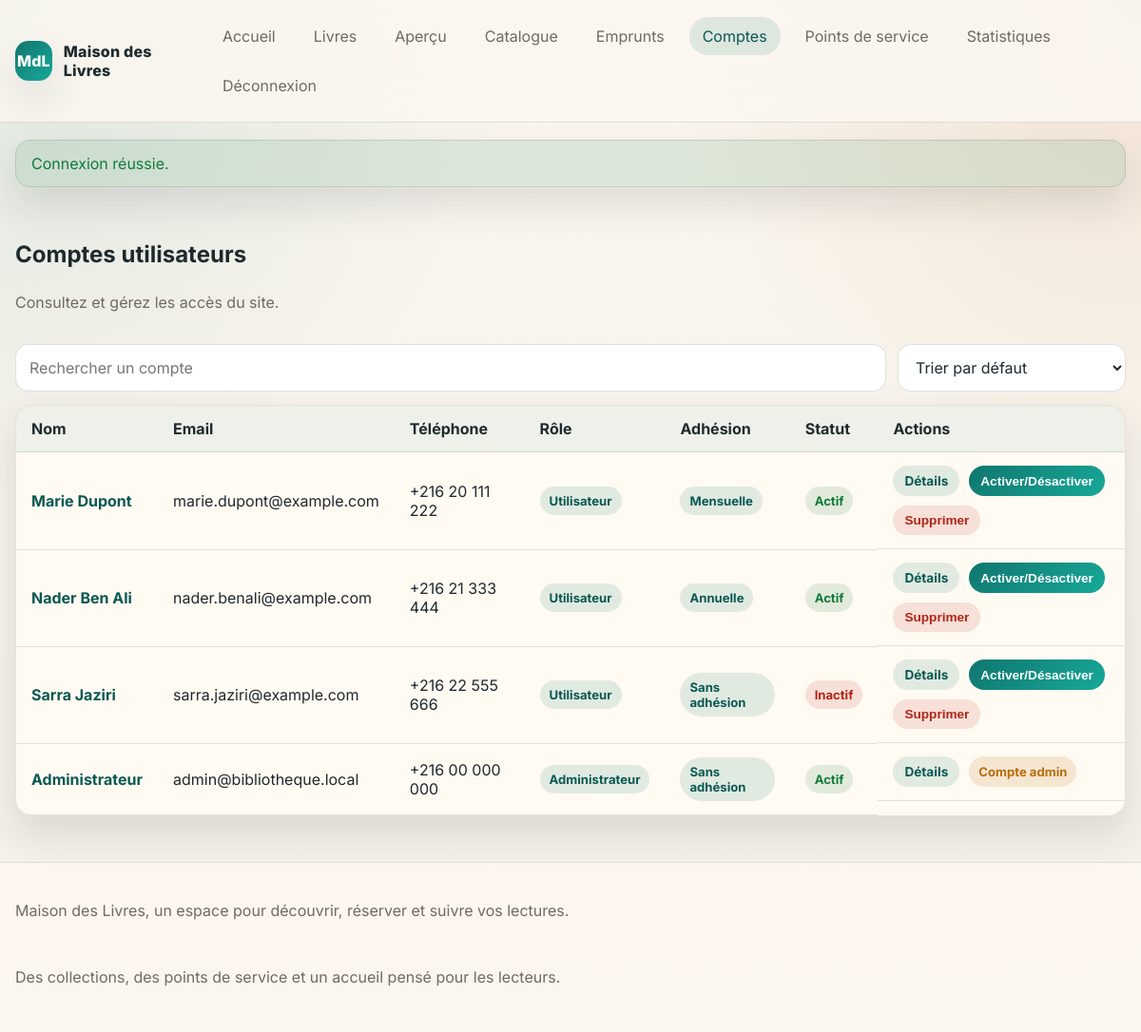
The app's page /admin-users.php (signed in) with its own data.
### tables this page shows
CREATE TABLE users (
    id INT UNSIGNED AUTO_INCREMENT PRIMARY KEY,
    full_name VARCHAR(150) NOT NULL,
    email VARCHAR(190) NOT NULL UNIQUE,
    phone VARCHAR(30) NOT NULL,
    password VARCHAR(255) NOT NULL,
    address VARCHAR(255) DEFAULT NULL,
    status ENUM('active', 'inactive') NOT NULL DEFAULT 'active',
    role ENUM('user', 'admin') NOT NULL DEFAULT 'user',
    membership_type ENUM('none', 'monthly', 'yearly') NOT NULL DEFAULT 'none',
    membership_paid_at DATE DEFAULT NULL,
    membership_expires_at DATE DEFAULT NULL,
    membership_branch_id INT UNSIGNED DEFAULT NULL,
    created_at TIMESTAMP DEFAULT CURRENT_TIMESTAMP,
    updated_at TIMESTAMP NULL DEFAULT NULL ON UPDATE CURRENT_TIMESTAMP
);

### app/config/Database.php (called while the page is built)
<?php
class Database
{
    private static ?PDO $connection = null;
    public static function getConnection(): PDO
    {
        if (self::$connection === null) {
            $host = getenv('DB_HOST') ?: 'localhost';
            $name = getenv('DB_NAME') ?: 'library_management';
            $user = getenv('DB_USER') ?: 'root';
            $pass = getenv('DB_PASS') ?: '';
            $port = getenv('DB_PORT') ?: '3306';
            $dsn = 'mysql:host=' . $host . ';port=' . $port . ';dbname=' . $name . ';charset=utf8mb4';
            self::$connection = new PDO($dsn, $user, $pass, [
                PDO::ATTR_ERRMODE => PDO::ERRMODE_EXCEPTION,
                PDO::ATTR_DEFAULT_FETCH_MODE => PDO::FETCH_ASSOC,
                PDO::ATTR_EMULATE_PREPARES => false,
            ]);
        }
        return self::$connection;
    }
}

### app/core/Model.php (called while the page is built, shortened)
<?php
abstract class Model
{
    protected PDO $db;
    public function __construct()
    {
        $this->db = Database::getConnection();
    }
    protected function execute(string $sql, array $params = []): PDOStatement
    {
        $statement = $this->db->prepare($sql);
        $statement->execute($params);
        return $statement;
    }
    protected function fetchAll(string $sql, array $params = []): array
    {
        return $this->execute($sql, $params)->fetchAll();
    }
    protected function hydrateRows(array $rows): array
    {
        $items = [];
        foreach ($rows as $row) {
            $items[] = $this->hydrateRow($row);
        }
        return $items;
    }
}

### app/models/User.php (called while the page is built, shortened)
<?php
class User extends Model
{
    private ?int $id = null;
    private string $fullName = '';
    private string $email = '';
    private string $phone = '';
    private string $status = 'active';
    private string $role = 'user';
    private string $membershipType = 'none';
    private function hydrate(array $data): void
    {
        $this->id = isset($data['id']) ? (int) $data['id'] : null;
        $this->fullName = $data['full_name'] ?? '';
        $this->email = $data['email'] ?? '';
        $this->phone = $data['phone'] ?? '';
        $this->status = $data['status'] ?? 'active';
        $this->role = $data['role'] ?? 'user';
        $this->membershipType = $data['membership_type'] ?? 'none';
    }
    public function getId(): ?int { return $this->id; }
    public function getFullName(): string { return $this->fullName; }
    public function getEmail(): string { return $this->email; }
    public function getPhone(): string { return $this->phone; }
    public function getStatus(): string { return $this->status; }
    public function getRole(): string { return $this->role; }
    public function getMembershipType(): string { return $this->membershipType; }
    protected function hydrateRow(array $row): User
    {
        return new User($row);
    }
    public function all(): array
    {
        $rows = $this->fetchAll('SELECT * FROM users ORDER BY created_at DESC');
        return $this->hydrateRows($rows);
    }
}

### app/core/helpers.php (called while the page is built, shortened)
<?php
if (!function_exists('e')) {
    function e(mixed $value): string
    {
        return htmlspecialchars((string) $value, ENT_QUOTES, 'UTF-8');
    }
}
if (!function_exists('route_map')) {
    function route_map(): array
    {
        return [
            'home' => 'home.php',
            'books' => 'books.php',
            'book' => 'book.php',
            'borrow' => 'borrow.php',
            'confirmation' => 'confirmation.php',
            'register' => 'register.php',
            'login' => 'login.php',
            'logout' => 'logout.php',
            'profile' => 'profile.php',
            'my-borrowings' => 'my-borrowings.php',
            'admin-login' => 'login.php',
            'admin-logout' => 'admin-logout.php',
            'admin-dashboard' => 'admin-dashboard.php',
            'admin-books' => 'admin-books.php',
            'admin-book-form' => 'admin-book-form.php',
            'admin-book-delete' => 'admin-book-delete.php',
            'admin-borrowings' => 'admin-borrowings.php',
            'admin-users' => 'admin-users.php',
            'admin-user-view' => 'admin-user-view.php',
            'admin-user-action' => 'admin-user-action.php',
            'admin-branches' => 'admin-branches.php',
            'admin-branch-view' => 'admin-branch-view.php',
            'admin-branch-form' => 'admin-branch-form.php',
            'admin-branch-delete' => 'admin-branch-delete.php',
            'admin-statistics' => 'admin-statistics.php',
        ];
    }
}
if (!function_exists('route_file')) {
    function route_file(string $page): string
    {
        return route_map()[$page] ?? route_map()['home'];
    }
}
if (!function_exists('url')) {
    function url(string $page, array $params = []): string
    {
        $query = $params ? '?' . http_build_query($params) : '';
        return route_file($page) . $query;
    }
}
if (!function_exists('badge_class')) {
    function badge_class(string $status): string
    {
        return match ($status) {
            'confirmed', 'active', 'available', 'returned' => 'badge-success',
            'pending' => 'badge-warning',
            'cancelled', 'inactive', 'unavailable' => 'badge-danger',
            default => 'badge-info',
        };
    }
}
if (!function_exists('status_label')) {
    function status_label(string $status): string
    {
        return match ($status) {
            'confirmed' => 'Confirmé',
            'pending' => 'En attente',
            'cancelled' => 'Annulé',
            'returned' => 'Retourné',
            'active' => 'Actif',
            'inactive' => 'Inactif',
            'available' => 'Disponible',
            'unavailable' => 'Indisponible',
            default => ucfirst($status),
        };
    }
}
if (!function_exists('role_label')) {
    function role_label(string $role): string
    {
        return match ($role) {
            'admin' => 'Administrateur',
            'user' => 'Utilisateur',
            default => ucfirst($role),
        };
    }
}
if (!function_exists('membership_label')) {
    function membership_label(string $type): string
    {
        return match ($type) {
            'monthly' => 'Mensuelle',
            'yearly' => 'Annuelle',
            'none' => 'Sans adhésion',
            default => ucfirst($type),
        };
    }
}

### public/admin-users.php (the view, shortened to what this page needs)
<?php
require_once __DIR__ . '/../app/core/helpers.php';
require_once __DIR__ . '/../app/config/Database.php';
require_once __DIR__ . '/../app/core/Model.php';
require_once __DIR__ . '/../app/models/User.php';
$users = (new User())->all();
require __DIR__ . '/partials/header.php';
?>
<section class="section">
    <div class="section-head">
        <h1>Comptes utilisateurs</h1>
        <p>Consultez et gérez les accès du site.</p>
    </div>
    <div class="table-tools" data-table-tools data-table-target="usersTable">
        <input class="form-control" type="search" placeholder="Rechercher un compte" data-table-search>
        <select class="form-control" data-table-sort>
            <option value="">Trier par défaut</option>
        </select>
    </div>
    <div class="table-responsive">
        <table class="data-table" id="usersTable">
            <thead>
                <tr>
                    <th>Nom</th>
                    <th>Email</th>
                    <th>Téléphone</th>
                    <th>Rôle</th>
                    <th>Adhésion</th>
                    <th>Statut</th>
                    <th>Actions</th>
                </tr>
            </thead>
            <tbody>
                <?php foreach ($users as $user): ?>
                    <tr
                        data-search="<?= e(strtolower($user->getFullName() . ' ' . $user->getEmail() . ' ' . $user->getPhone() . ' ' . role_label($user->getRole()) . ' ' . membership_label($user->getMembershipType()) . ' ' . status_label($user->getStatus()))) ?>"
                        data-sort-name="<?= e(strtolower($user->getFullName())) ?>"
                        data-sort-email="<?= e(strtolower($user->getEmail())) ?>"
                        data-sort-role="<?= e(strtolower(role_label($user->getRole()))) ?>"
                        data-sort-membership="<?= e(strtolower(membership_label($user->getMembershipType()))) ?>"
                        data-sort-status="<?= e(strtolower(status_label($user->getStatus()))) ?>"
                    >
                        <td><a class="table-link" href="<?= url('admin-user-view', ['id' => $user->getId()]) ?>"><?= e($user->getFullName()) ?></a></td>
                        <td><?= e($user->getEmail()) ?></td>
                        <td><?= e($user->getPhone()) ?></td>
                        <td><span class="badge badge-info"><?= e(role_label($user->getRole())) ?></span></td>
                        <td><span class="badge badge-info"><?= e(membership_label($user->getMembershipType())) ?></span></td>
                        <td><span class="badge <?= badge_class($user->getStatus()) ?>"><?= e(status_label($user->getStatus())) ?></span></td>
                        <td class="table-actions">
                            <a class="btn btn-sm btn-secondary" href="<?= url('admin-user-view', ['id' => $user->getId()]) ?>">Détails</a>
                            <?php if ($user->getRole() !== 'admin'): ?>
                                <form method="post" action="<?= url('admin-user-action') ?>" class="inline-form">
                                    <button class="btn btn-sm btn-primary" type="submit">Activer/Désactiver</button>
                                </form>
                                <form method="post" action="<?= url('admin-user-action') ?>" class="inline-form" onsubmit="return confirm('Supprimer cet utilisateur ?');">
                                    <button class="btn btn-sm btn-danger" type="submit">Supprimer</button>
                                </form>
                            <?php else: ?>
                                <span class="badge badge-warning">Compte admin</span>
                            <?php endif; ?>
                        </td>
                    </tr>
                <?php endforeach; ?>
            </tbody>
        </table>
    </div>
</section>
<?php require __DIR__ . '/partials/footer.php'; ?>

### public/assets/css/style.css (style rules this page uses)
:root { --bg: #f4efe6; --surface: #fffaf3; --surface-2: #f2eadf; --text: #1f2a2e; --muted: #6f6a63; --primary: #0f766e; --primary-dark: #0a5953; --secondary: #b45309; --danger: #b42318; --success: #127a3a; --warning: #b76d0d; --border: rgba(31, 42, 46, 0.12); --shadow: 0 18px 40px rgba(27, 35, 38, 0.12); --radius: 20px; }
* { box-sizing: border-box; }
html { scroll-behavior: smooth; }
body { margin: 0; font-family: 'Inter', sans-serif; color: var(--text); background: radial-gradient(circle at top left, rgba(15, 118, 110, 0.12), transparent 34%), radial-gradient(circle at top right, rgba(180, 83, 9, 0.12), transparent 32%), linear-gradient(180deg, #fbf7f0 0%, var(--bg) 100%); min-height: 100vh; }
a { color: inherit; text-decoration: none; }
.hero, .section, .panel, .card, .stat-card { animation: rise 0.45s ease both; }
.hero-actions, .card-actions, .table-actions { display: flex; flex-wrap: wrap; gap: 10px; }
.section { margin-top: 28px; }
.section-head { display: flex; flex-direction: column; gap: 10px; margin-bottom: 18px; }
.section-head h1, .section-head h2, .panel h1, .panel h2 { margin: 0; }
.section-head p, .muted, .lead { color: var(--muted); }
.tag, .badge { display: inline-flex; align-items: center; gap: 6px; width: fit-content; padding: 7px 10px; border-radius: 999px; font-size: 0.82rem; font-weight: 700; }
.badge-success { background: rgba(18, 122, 58, 0.12); color: var(--success); }
.badge-warning { background: rgba(183, 109, 13, 0.14); color: var(--warning); }
.badge-danger { background: rgba(180, 35, 24, 0.12); color: var(--danger); }
.badge-info { background: rgba(15, 118, 110, 0.12); color: var(--primary-dark); }
.btn { display: inline-flex; align-items: center; justify-content: center; border: 0; border-radius: 999px; padding: 12px 18px; font-weight: 700; cursor: pointer; transition: transform 0.15s ease, background 0.2s ease, color 0.2s ease, border-color 0.2s ease; }
.btn-primary { background: linear-gradient(135deg, var(--primary), #18a999); color: #fff; }
.btn-secondary { background: rgba(15, 118, 110, 0.12); color: var(--primary-dark); }
.btn-danger { background: rgba(180, 35, 24, 0.12); color: var(--danger); }
.btn-sm { padding: 8px 12px; font-size: 0.85rem; }
.form-control, textarea.form-control, select.form-control { width: 100%; padding: 13px 14px; border-radius: 14px; border: 1px solid rgba(31, 42, 46, 0.14); background: #fff; color: var(--text); font: inherit; }
.table-tools { display: grid; grid-template-columns: minmax(0, 1fr) 240px; gap: 12px; margin-bottom: 14px; }
.table-link { color: var(--primary-dark); font-weight: 700; }
.table-responsive { overflow-x: auto; border-radius: 18px; border: 1px solid var(--border); box-shadow: var(--shadow); background: rgba(255, 250, 243, 0.94); }
.data-table { width: 100%; border-collapse: collapse; min-width: 860px; }
.data-table th, .data-table td { text-align: left; padding: 14px 16px; border-bottom: 1px solid var(--border); }
.data-table th { background: rgba(15, 118, 110, 0.07); }
.inline-form { display: inline-flex; }

### records on screen
users: full_name "Marie Dupont", email "marie.dupont@example.com", phone "+216 20 111 222", role "Utilisateur", membership_type "Mensuelle", status "Actif"
users: full_name "Nader Ben Ali", email "nader.benali@example.com", phone "+216 21 333 444", role "Utilisateur", membership_type "Annuelle", status "Actif"
users: full_name "Sarra Jaziri", email "sarra.jaziri@example.com", phone "+216 22 555 666", role "Utilisateur", membership_type "Sans adhésion", status "Inactif"
users: full_name "Administrateur", email "admin@bibliotheque.local", phone "+216 00 000 000", role "Administrateur", membership_type "Sans adhésion", status "Actif", shows "Compte admin"

### other values on screen
$flash['message'] "Connexion réussie."
